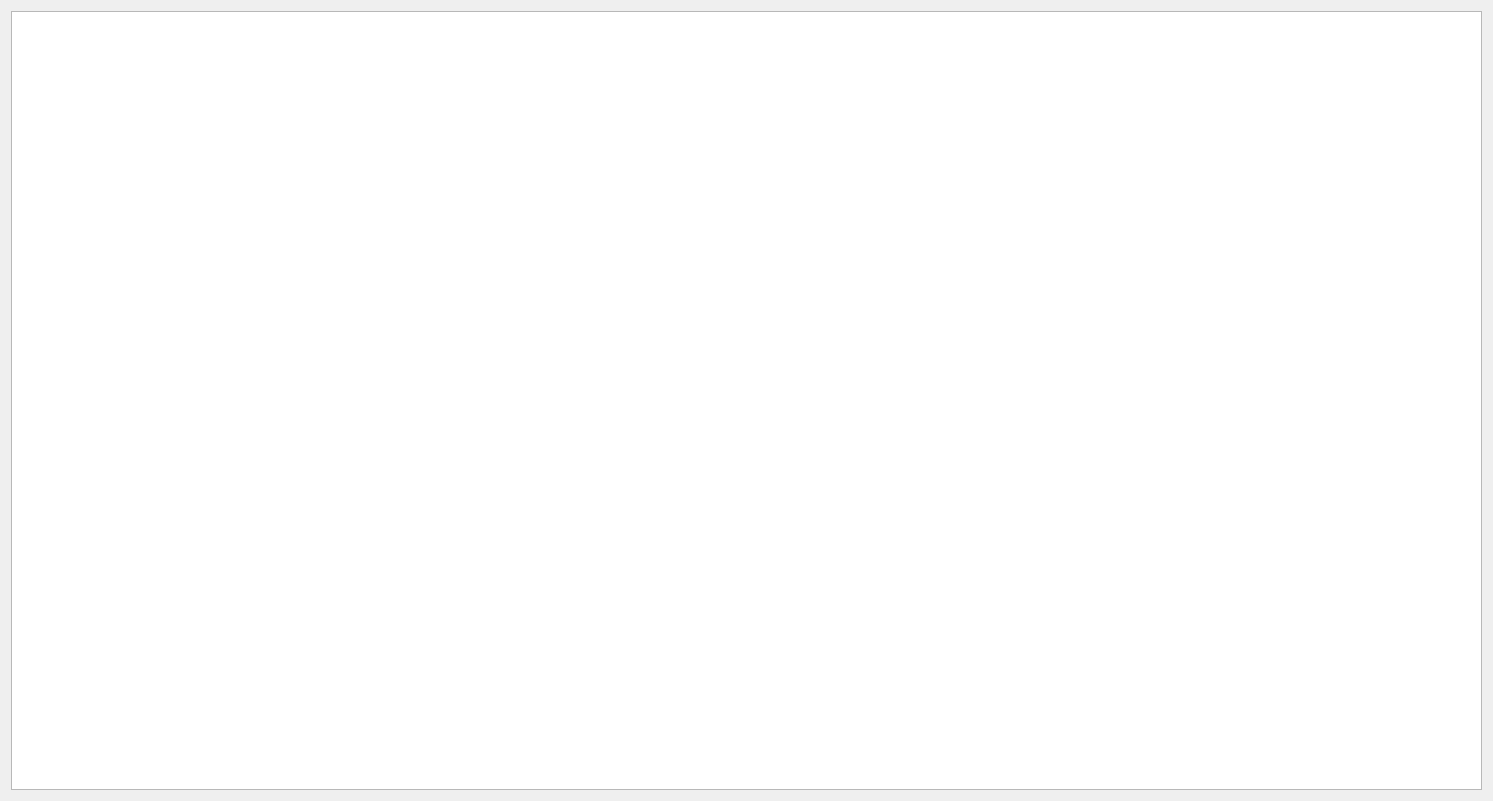
<?xml version="1.0" encoding="UTF-8"?>
<ui version="4.0">
 <class>Form</class>
 <widget class="QWidget" name="Form">
  <property name="geometry">
   <rect>
    <x>0</x>
    <y>0</y>
    <width>1493</width>
    <height>801</height>
   </rect>
  </property>
  <property name="windowTitle">
   <string>Form</string>
  </property>
  <layout class="QGridLayout" name="gridLayout_2">
   <item row="0" column="0">
    <widget class="PyDMTimePlot" name="PyDMTimePlot_2">
     <property name="toolTip">
      <string/>
     </property>
     <property name="backgroundBrush">
      <brush brushstyle="SolidPattern">
       <color alpha="255">
        <red>255</red>
        <green>255</green>
        <blue>255</blue>
       </color>
      </brush>
     </property>
     <property name="showXGrid">
      <bool>false</bool>
     </property>
     <property name="showYGrid">
      <bool>false</bool>
     </property>
     <property name="yAxes">
      <stringlist>
       <string>{&quot;name&quot;: &quot;Axis 1&quot;, &quot;orientation&quot;: &quot;left&quot;, &quot;label&quot;: null, &quot;minRange&quot;: -1.0, &quot;maxRange&quot;: 1.0, &quot;autoRange&quot;: true, &quot;logMode&quot;: false}</string>
       <string>{&quot;name&quot;: &quot;Axis 2&quot;, &quot;orientation&quot;: &quot;left&quot;, &quot;label&quot;: null, &quot;minRange&quot;: -1.0, &quot;maxRange&quot;: 1500.0, &quot;autoRange&quot;: false, &quot;logMode&quot;: false}</string>
      </stringlist>
     </property>
     <property name="xLabels">
      <stringlist>
       <string>Time</string>
       <string></string>
      </stringlist>
     </property>
     <property name="showLegend">
      <bool>true</bool>
     </property>
     <property name="curves">
      <stringlist>
       <string>{&quot;channel&quot;: &quot;ca://${P}:FrameNum&quot;, &quot;plot_style&quot;: null, &quot;name&quot;: &quot;${P}:FrameNum&quot;, &quot;color&quot;: &quot;red&quot;, &quot;lineStyle&quot;: 1, &quot;lineWidth&quot;: 1, &quot;symbol&quot;: null, &quot;symbolSize&quot;: 10, &quot;yAxisName&quot;: &quot;Axis 1&quot;, &quot;barWidth&quot;: null, &quot;upperThreshold&quot;: null, &quot;lowerThreshold&quot;: null, &quot;thresholdColor&quot;: &quot;white&quot;}</string>
       <string>{&quot;channel&quot;: &quot;ca://${P}:BunchIDNum&quot;, &quot;plot_style&quot;: null, &quot;name&quot;: &quot;${P}:BunchIDNum&quot;, &quot;color&quot;: &quot;#aa55ff&quot;, &quot;lineStyle&quot;: 1, &quot;lineWidth&quot;: 1, &quot;symbol&quot;: null, &quot;symbolSize&quot;: 10, &quot;yAxisName&quot;: &quot;Axis 2&quot;, &quot;barWidth&quot;: null, &quot;upperThreshold&quot;: null, &quot;lowerThreshold&quot;: null, &quot;thresholdColor&quot;: &quot;white&quot;}</string>
      </stringlist>
     </property>
     <property name="bufferSize">
      <number>2000</number>
     </property>
     <property name="updateMode" stdset="0">
      <enum>PyDMTimePlot::AtFixedRate</enum>
     </property>
     <property name="timeSpan">
      <double>2000.000000000000000</double>
     </property>
    </widget>
   </item>
  </layout>
 </widget>
 <customwidgets>
  <customwidget>
   <class>PyDMTimePlot</class>
   <extends>QGraphicsView</extends>
   <header>pydm.widgets.timeplot</header>
  </customwidget>
 </customwidgets>
 <resources/>
 <connections/>
</ui>
